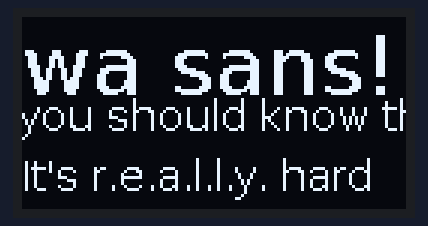
The program below on a simulated Raspberry Pi (BCM pin numbers). On the bench: 128×64 one-colour display. At 0.1 s the program stops and its outputs stay as they are.

Above: at 0.2 s.

The program:

OLED.py
```python
import board
import digitalio
from PIL import Image, ImageDraw, ImageFont
import adafruit_ssd1306

# Setting some variables for our reset pin etc.
RESET_PIN = digitalio.DigitalInOut(board.D4)

# Very important... This lets py-gaugette 'know' what pins to use in order to reset the display
i2c = board.I2C()
oled = adafruit_ssd1306.SSD1306_I2C(128, 64, i2c, addr=0x3C, reset=RESET_PIN)

# Clear display.
oled.fill(0)
oled.show()

# Create blank image for drawing.
image = Image.new("1", (oled.width, oled.height))
draw = ImageDraw.Draw(image)

# Load a font in 2 different sizes.
font = ImageFont.truetype("/usr/share/fonts/truetype/dejavu/DejaVuSans.ttf", 28)
font2 = ImageFont.truetype("/usr/share/fonts/truetype/dejavu/DejaVuSans.ttf", 14)

# Draw the text
draw.text((0, 0), "wa sans!", font=font, fill=255)
draw.text((0, 25), "you should know this", font=font2, fill=255)
draw.text((0, 45), "It's r.e.a.l.l.y. hard", font=font2, fill=255)

# Display image
oled.image(image)
oled.show()
```
